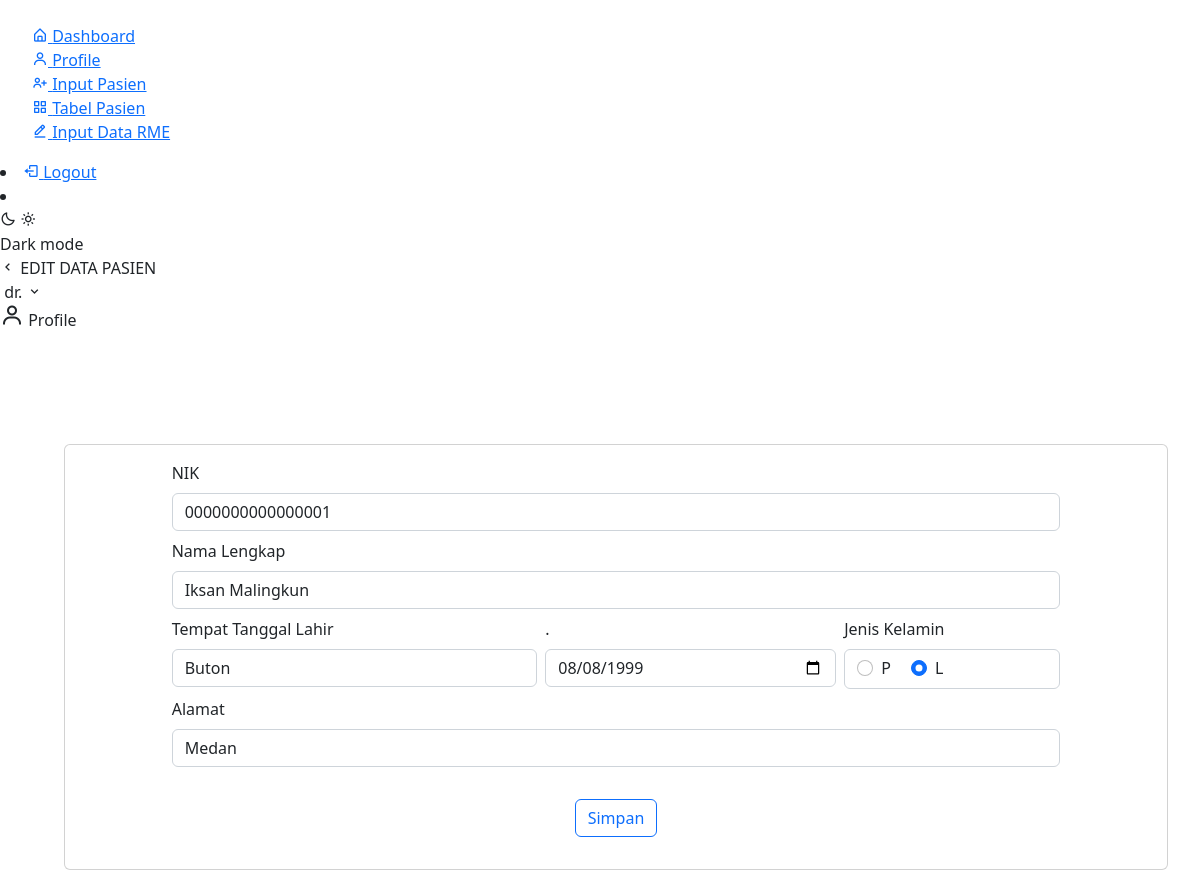
The page /admin/pasien?nik=0000000000000001 on the database its author committed.
### tables this page shows
CREATE TABLE `pasien` (
	`NIK` char(16) NOT NULL,
	`NAMA` varchar(30) DEFAULT NULL,
	`TMPLAHIR` varchar(30) DEFAULT NULL,
	`TGLLAHIR` date DEFAULT NULL,
	`JENKELCUS` char(1) DEFAULT NULL CHECK (`JENKELCUS` IN ('L', 'P')),
	`ALAMAT` varchar(50) DEFAULT NULL
);

### application/controllers/Admin.php (called while the page is built, shortened)
<?php
class Admin extends CI_Controller
{
	public function pasien()
	{
		$data['title'] = 'EDIT DATA PASIEN';
		$this->load->view('tamplate/side_header', $data);
		$this->load->view('auth/editpasien');
	}
}

### index.php (called while the page is built, shortened)
<?php
require_once BASEPATH.'core/CodeIgniter.php';

### application/views/auth/editpasien.php (the view, shortened to what this page needs)
<?php
if (isset($_GET['nik'])) {
    $nik = $_GET['nik'];
    $data = $this->db->get_where('pasien', ['NIK' => $nik])->row_array();
    $pasien = [
        $nikpasien = $data['NIK'],
        $name = $data['NAMA'],
        $tlahir = $data['TMPLAHIR'],
        $tgllahir = $data['TGLLAHIR'],
        $gnder = $data['JENKELCUS'],
        $adres = $data['ALAMAT']
    ];
}
?>
<div class="home">
    <div class="home-content">
        <div class="card profile" style="margin-right:2rem; margin-top:7rem; margin-left: 4rem;">
            <div align="left" style="margin: 1rem calc(200rem/30);">
                <form class="row g-2" action="<?= base_url('Admin/AksiEdit') ?>" method="POST" enctype="multipart/form-data">
                    <div class="col-12">
                        <label for="inputNIP" class="form-label">NIK</label>
                        <input name="nik" id="inputID" class="form-control" type="number" value="<?php echo $nikpasien ?>" readonly="readonly">
                    </div>
                    <div class="col-12">
                        <label for="inputNama" class="form-label">Nama Lengkap</label>
                        <input type="text" class="form-control" id="inputNama" name="nama" value="<?php echo $name ?>">
                    </div>
                    <div class="col-5">
                        <label for="inputTTL" class="form-label">Tempat Tanggal Lahir</label>
                        <input type="text" class="form-control" id="inputTTL" name="tempat" value="<?php echo $tlahir ?>">
                    </div>
                    <div class="col-md-4">
                        <label for="inputTglLahir" class="form-label">.</label>
                        <input type="date" class="form-control" id="inputTglLahir" name="tgllahir" value="<?php echo $tgllahir ?>">
                    </div>
                    <div class="col-md-3">
                        <label for="inputGender" class="form-label">Jenis Kelamin</label>
                        <?php
                        if ($gnder == 'P') {
                            echo "
                                    <section class='form-control' style='height: auto;'>
                                        <div class='form-check form-check-inline'>
                                            <input class='form-check-input' type='radio' name='inlineRadioOptions' id='inlineRadio1' value='P' checked>
                                            <label class='form-check-label' for='inlineRadio1'>P</label>
                                        </div>
                                        <div class='form-check form-check-inline'>
                                            <input class='form-check-input' type='radio' name='inlineRadioOptions' id='inlineRadio2' value='L'>
                                            <label class='form-check-label' for='inlineRadio2'>L</label>
                                        </div>
                                    </section>
                                ";
                        } else {
                            echo "
                                    <section class='form-control' style='height: auto;'>
                                        <div class='form-check form-check-inline'>
                                            <input class='form-check-input' type='radio' name='inlineRadioOptions' id='inlineRadio1' value='P'>
                                            <label class='form-check-label' for='inlineRadio1'>P</label>
                                        </div>
                                        <div class='form-check form-check-inline'>
                                            <input class='form-check-input' type='radio' name='inlineRadioOptions' id='inlineRadio2' value='L' checked>
                                            <label class='form-check-label' for='inlineRadio2'>L</label>
                                        </div>
                                    </section>
                                ";
                        }
                        ?>
                    </div>
                    <div class="col-md-12">
                        <label for="inputAlamat" class="form-label">Alamat</label>
                        <input type="text" class="form-control" id="inputAlamat" name="alamat" value="<?= $adres ?>">
                    </div>
                    <div class="col-12" align="center" style="margin-top: 2rem">
                        <button type="submit" class="btn btn-outline-primary" name="input" value="submit">Simpan</button>
                    </div>
                </form>
            </div>
        </div>
    </div>
    </body>
    </html>

### rows shown on the page
pasien: nik "0000000000000001", nama "Iksan Malingkun", tempat "Buton", tgllahir "08/08/1999", alamat "Medan"

### other values the page prints
$title "EDIT DATA PASIEN"
